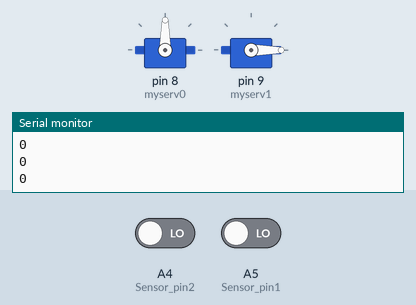
A sketch run on a simulated Arduino Uno, built with avr-gcc and run on an emulated ATmega328P. On the bench: 2 × servo, the last lines printed to the serial monitor. The test bench sets the inputs (shaded band); at power-on: A4 (Sensor_pin2) LOW, A5 (Sensor_pin1) LOW.

Above: at 1.2 s.
1.3 s: A4 (Sensor_pin2) driven HIGH
At 2.3 s:
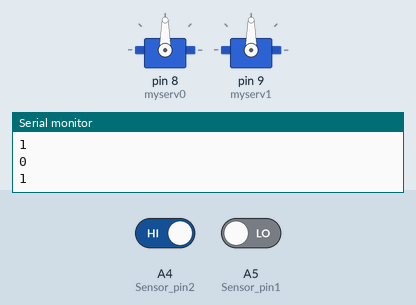
3.0 s: A5 (Sensor_pin1) driven HIGH
At 3.6 s:
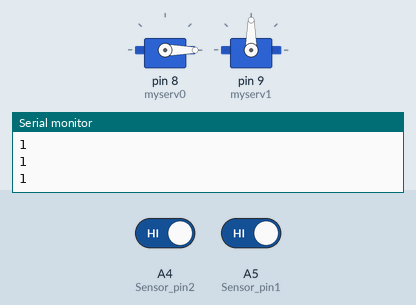
4.5 s: A4 (Sensor_pin2) driven LOW
At 4.9 s:
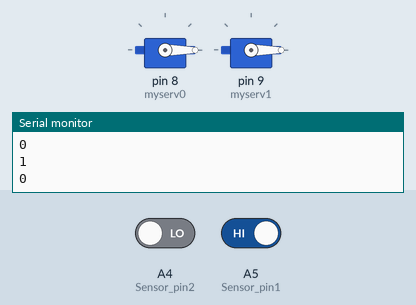
6.0 s: A5 (Sensor_pin1) driven LOW
At 7.4 s:
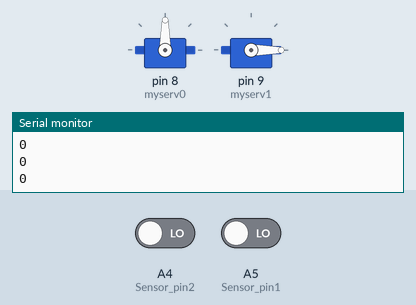
Timing chart, 0 to 8.5 s (numbered marks = the images above; inputs shaded):
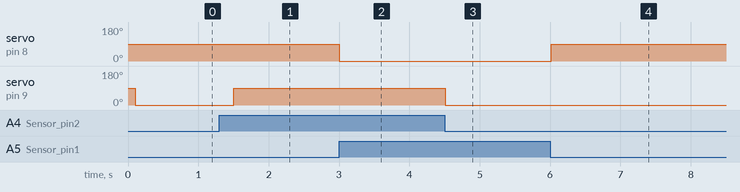

Measured:
- after the input at 1.3 s, servo on pin 9 (myserv1): 0° → 90° after 0.20 s
- after the input at 3.0 s, servo on pin 8 (myserv0): 90° → 0° at once
- after the input at 4.5 s, servo on pin 9 (myserv1): 90° → 0° at once
- after the input at 6.0 s, servo on pin 8 (myserv0): 0° → 90° at once

The sketch:

rentiganyin.ino
```cpp
#include <Servo.h> //调用库文件
Servo myserv0;  // 创建一个伺服电机对象
Servo myserv1;  // 创建一个伺服电机对象

int angle1 = 90;  //原始角度值
int angle2 = 0;  //旋转角度值
int Sensor_pin1 = A5;
int angle3 = 0;  //原始角度值
int angle4 = 90;  //旋转角度值
int Sensor_pin2 = A4;

void setup()
{
    pinMode(Sensor_pin1,INPUT); //设置人体红外接口为输入状态
    pinMode(Sensor_pin2,INPUT); //设置人体红外接口为输入状态
    myserv0.attach(8);    //定义舵机的引脚为8
    myserv1.attach(9);    //定义舵机的引脚为9
    Serial.begin(9600);
}
void loop()
{
    int val0=digitalRead(Sensor_pin1); //定义参数存储人体红外传感器读到的状态
    int val1=digitalRead(Sensor_pin2); //定义参数存储人体红外传感器读到的状态

    Serial.println(val0);
    Serial.println(val1);
    if(val0 == 1) //如果检测到有人（在检测范围内）
    {
      myserv0.write(angle2);  //控制舵机转动相应的角度。
    }
    else
    {
      myserv0.write(angle1);  //控制舵机转动相应的角度。
      delay(100); //延时100毫秒
    }
    if(val1 == 1) //如果检测到有人（在检测范围内）
    {
      myserv1.write(angle4);  //控制舵机转动相应的角度。
    }
    else
    {
      myserv1.write(angle3);  //控制舵机转动相应的角度。
    }
    delay(100); //延时100毫秒
}
```
